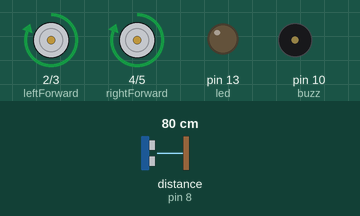
Simulated run of this sketch. Board: Arduino Uno, built with avr-gcc and run on an emulated ATmega328P. On the bench: motor-driver pin pairs drawn as motors (green arrow = first pin HIGH = forward, orange = second pin HIGH = backward, longer = more drive), output pins drawn as LEDs (lit = HIGH), buzzer (waves = sounding). Wiring (inferred from the names in the program): ultrasonic range finder: trigger pin 7; echo pin 8. The inputs (shaded band) are chosen by the test bench; at power-on: distance to the obstacle (sensor on pin 8) 80 cm. The echo pulse lasts 58.3 µs per cm; pins used as bus, display or sensor lines are not drawn.

Above: at 1.2 s.
1.3 s: distance to the obstacle (sensor on pin 8) set to 2 cm
At 1.8 s:
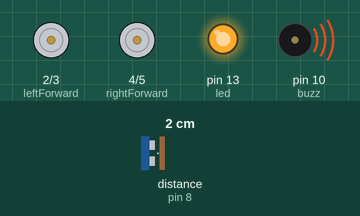
4.3 s: distance to the obstacle (sensor on pin 8) set to 35 cm
At 4.45 s:
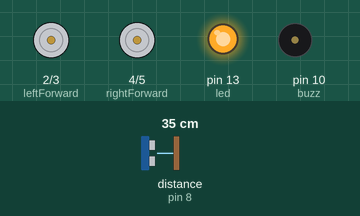
7.3 s: distance to the obstacle (sensor on pin 8) set to 4 cm
At 7.8 s:
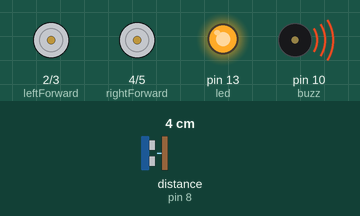
Timing chart, 0 to 16.3 s (numbered marks = the images above; inputs shaded):
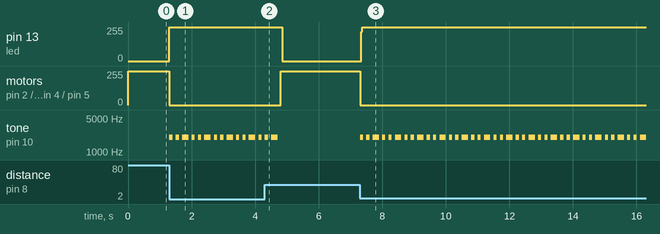

Measured:
- after the input at 1.3 s, pin 13 (led): 0/255 → 255/255 at once; motor on pin 2 (leftForward) / pin 3 (leftBackward): forward 255/255 → stopped at once
- after the input at 4.3 s, pin 13 (led): 255/255 → 0/255 after 0.56 s; motor on pin 2 (leftForward) / pin 3 (leftBackward), motor on pin 4 (rightForward) / pin 5 (rightBackward): stopped → forward 255/255 after 0.51 s; tone on pin 10 (buzz): goes on until 4.7 s, then stays silent
- after the input at 7.3 s, pin 13 (led): 0/255 → 255/255 at once; motor on pin 2 (leftForward) / pin 3 (leftBackward): forward 255/255 → stopped at once

The sketch:

collision_warning_system.ino
```cpp
////Collision Warning System////

const int trigPin = 7;

const   int echoPin = 8;

int buzz = 10;
int led = 13;

long duration;

int   distance;

// the setup function runs once when you press reset or power the   board

//********wheels************
const int leftForward = 2;
const   int leftBackward = 3;
const int rightForward = 4;
const int rightBackward   = 5;
//***************************

void setup() {

// initialize   digital pin 13 as an output.

pinMode(trigPin, OUTPUT);

pinMode(echoPin,   INPUT);

pinMode(13, OUTPUT);  //led

pinMode(10, OUTPUT);  //buzzer

Serial.begin(9600);

//************wheels************
   pinMode(leftForward , OUTPUT);
  pinMode(leftBackward , OUTPUT);
  pinMode(rightForward   , OUTPUT);
  pinMode(rightBackward , OUTPUT);
 // ********************************
}

//   the loop function runs over and over again forever

void loop()

{

   //************//wheels***********
  digitalWrite(leftForward , HIGH);
  digitalWrite(leftBackward   , LOW);
  digitalWrite(rightForward , HIGH);
  digitalWrite(rightBackward   , LOW);
  //******************************


// Clears the trigPin

digitalWrite(trigPin,   LOW);

delayMicroseconds(2);

// Sets the trigPin on HIGH state for   10 micro seconds

digitalWrite(trigPin, HIGH);

delayMicroseconds(10);

digitalWrite(trigPin,   LOW);

// Reads the echoPin, returns the sound wave travel time in microseconds

duration   = pulseIn(echoPin, HIGH);

// Calculating the distance

distance= duration*0.034/2;

//   Prints the distance on the Serial Monitor

if(distance <= 50 && distance >=   20)

{

digitalWrite(13, HIGH);


// turn the LED on (HIGH   is the voltage level)

}

else

{

digitalWrite(13, LOW);   // turn the LED off by making the voltage LOW

// wait for a second

}

if(distance   <= 20)

{digitalWrite(13,HIGH);


  digitalWrite(leftForward , LOW);
   digitalWrite(leftBackward , LOW);
  digitalWrite(rightForward , LOW);
  digitalWrite(rightBackward   , LOW);


digitalWrite(10, HIGH);

tone(buzz, 2000);

delay(100);

noTone(buzz);

delay(100);

tone(buzz,   2000);

delay(100);

noTone(buzz);

delay(100);

tone(buzz,   2000);

delay(100);

noTone(buzz);

tone(buzz, 2000);

delay(100);

noTone(buzz);

delay(100);

}

else

{

digitalWrite(13,   LOW); // turn the LED off by making the voltage LOW

// wait for a second

}

}
```
